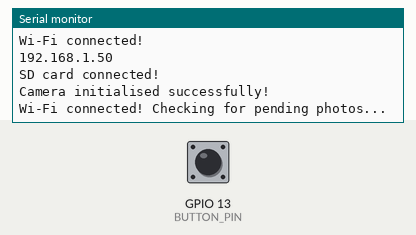
The sketch below on a simulated ESP32. Parts: the last lines printed to the serial monitor. The test bench sets the inputs (shaded band); at power-on: GPIO 13 (BUTTON_PIN) HIGH. WiFi joins after 1.5 s; servers stay silent unless stated; uploads are accepted with an empty reply; storage starts empty; the camera gives no picture; not simulated (calls return 0 or success): secrets.h.

Above: at 4.0 s.
4.1 s: GPIO 13 (BUTTON_PIN) pulled LOW for 0.15 s
At 5.3 s:
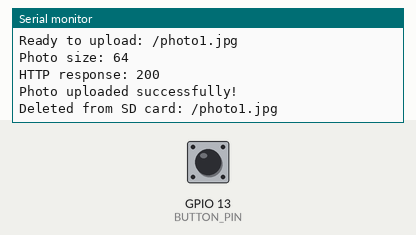
5.7 s: GPIO 13 (BUTTON_PIN) pulled LOW for 1 s
At 6.0 s:
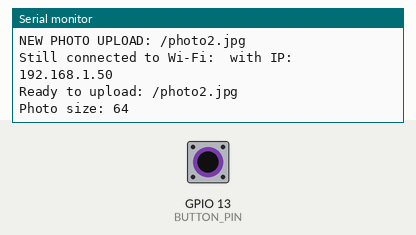
8.2 s: GPIO 13 (BUTTON_PIN) pulled LOW for 0.15 s
At 9.6 s:
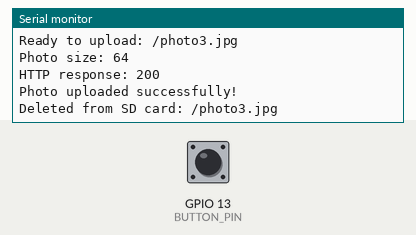

The sketch:

esp32.ino
```cpp
//Arduino uses c++


//LIBRARIES
#include "esp_camera.h" //existing library for esp32 cam module
#include <WiFi.h> //existing library for wifi connection
#include "secrets.h" //include the secrets.h file that contains the wifi credentials

#include "SD_MMC.h" //library interface for communicating with SD cards

#include "FS.h" //library for file system operations, such as reading and writing files on the SD card

#include "HTTPClient.h" //library for making HTTP requests to a server, such as sending data or receiving data from a web API

#include <WiFiClientSecure.h> // library for establishing secure HTTPS connections over Wi-Fi, allowing the ESP32 to communicate with servers using SSL/TLS encryption


//CAMERA PIN DEFINITIONS
// Camera pin connections for an AI Thinker-style ESP32-CAM
#define PWDN_GPIO_NUM     32
#define RESET_GPIO_NUM    -1
#define XCLK_GPIO_NUM      0
#define SIOD_GPIO_NUM     26
#define SIOC_GPIO_NUM     27

#define Y9_GPIO_NUM       35
#define Y8_GPIO_NUM       34
#define Y7_GPIO_NUM       39
#define Y6_GPIO_NUM       36
#define Y5_GPIO_NUM       21
#define Y4_GPIO_NUM       19
#define Y3_GPIO_NUM       18
#define Y2_GPIO_NUM        5

#define VSYNC_GPIO_NUM    25
#define HREF_GPIO_NUM     23
#define PCLK_GPIO_NUM     22


//GLOBAL VARIABLES
//This creates a constant named BUTTON_PIN with the value 13.
const int BUTTON_PIN = 13;
//Global variable to keep track of the photo number
int photoNumber = 1;
// Global variable to keep track of Wi-Fi connection status
bool wasWifiConnected = false;


//FUNCTIONS
//FUNCTION - LIST PHOTOS
//function to list all the photos on the SD card, prints the names of all files in the root directory of the SD card to the serial monitor.
void listPhotos() {
  File root = SD_MMC.open("/");

  File file = root.openNextFile();

  while (file) {
    //only print the name of the file if it is not a directory and has a .jpg extension
    if (!file.isDirectory() && String(file.name()).endsWith(".jpg")) {
      Serial.println(file.name());
    }
    file.close();
    file = root.openNextFile();
  }

  root.close();
}


//FUNCTION - UPLOAD PHOTO
//function which is called after the photo is taken, if no wifi, stays on sd card as already done, else opens file
// creates a fucntion that accepts a filename
void uploadPhoto(String filename) {

  // Only attempt uploads when connected to Wi-Fi
  if (WiFi.status() != WL_CONNECTED) {
    Serial.println("No Wi-Fi. Photo stays on SD card.");
    return;
  }
String wifiName = WiFi.SSID();
String ipName = WiFi.localIP().toString();
Serial.println("Still connected to Wi-Fi: " + wifiName + " with IP: " + ipName);

  // Open an existing photo from the SD card
  // Opens one specific photo from the SD card, using the filename provided as an argument to the function.
  File file = SD_MMC.open(filename, FILE_READ);

  if (!file) {
    Serial.println("Could not open photo!");
    return;
  }

  Serial.print("Ready to upload: ");
  Serial.println(filename);
  Serial.print("Photo size: ");
  Serial.println(file.size());


//Send the photo to the Supabase Edge Function using an HTTP POST request
// Create a secure HTTPS connection
WiFiClientSecure client;
client.setInsecure();  // Testing only: skips certificate verification

HTTPClient http;

// Connect to our Supabase Edge Function
if (!http.begin(client, SUPABASE_UPLOAD_URL)) {
  Serial.println("Could not start HTTP connection.");
  file.close();
  return;
}

// Add the headers expected by our Edge Function
http.addHeader("Content-Type", "image/jpeg");
http.addHeader("x-device-token", DEVICE_UPLOAD_TOKEN);

// Send the JPEG bytes directly from the SD card
int responseCode = http.sendRequest("POST", &file, file.size());

// Check Supabase's response
Serial.print("HTTP response: ");
Serial.println(responseCode);

if (responseCode == 200) {
  Serial.println("Photo uploaded successfully!");
  Serial.println(http.getString());
} else {
  Serial.println("Upload failed. Photo remains on SD card.");
  Serial.println(http.getString());
}

// Close the connections
http.end();
file.close();

// Only delete the local photo if Supabase confirmed success
if (responseCode == 200) {
  if (SD_MMC.remove(filename)) {
    Serial.println("Deleted from SD card: " + filename);
  } else {
    Serial.println("Failed to delete: " + filename);
  }
}

}


//FUNCTION - UPLOAD PENDING PHOTOS
// Upload all JPEG photos currently on the SD card
void uploadPendingPhotos() {

  if (WiFi.status() != WL_CONNECTED) {
    return;
  }

  while (true) {

    File root = SD_MMC.open("/");
    File file = root.openNextFile();

    String filename = "";

    // Find the first JPEG
    while (file) {

      if (!file.isDirectory() && String(file.name()).endsWith(".jpg")) {
        filename = "/" + String(file.name());
        file.close();
        break;
      }

      file.close();
      file = root.openNextFile();
    }

    root.close();

    // No more photos to upload
    if (filename == "") {
      break;
    }
Serial.println("PENDING PHOTO UPLOAD: " + filename);
    uploadPhoto(filename);

    // Stop if the photo is still there (upload or deletion failed)
    if (SD_MMC.exists(filename)) {
      Serial.println("Photo still pending. Stopping retries.");
      break;
    }
  }
}


//FUNCTION - TAKE PHOTO
//function to take a photo, save it to the SD card, and then upload it to
void takePhoto(){
  // Discard the first frame, which may be stale
  camera_fb_t *photo = esp_camera_fb_get();

  if (photo != nullptr) {
    esp_camera_fb_return(photo);
  }

  // Capture a fresh frame
  photo = esp_camera_fb_get();

  if (photo == nullptr) {
    Serial.println("Photo capture failed!");
    return;
  }

  //Create variable of filename to save photo to SD card.
  String filename = "/photo" + String(photoNumber) + ".jpg";
  // Keep increasing the number until we find an unused filename, will not overwrite even after resetting
  while (SD_MMC.exists(filename)) {
    photoNumber++;
    filename = "/photo" + String(photoNumber) + ".jpg";
  }
  // Open a file on the SD carD
  //creates a variable representing a file on the SD card, and opens it for writing. The file is named "photo(number).jpg" and is located in the root directory of the SD card.
  File file = SD_MMC.open(filename, FILE_WRITE);

  if (!file) {
    Serial.println("Failed to open file!");
    esp_camera_fb_return(photo);
    return;
  }

  // Write the photo data into the file
  file.write(photo->buf, photo->len);

  // Close the file
  file.close();

  //increment the photo number for the next photo
  photoNumber++;

  //you're returning the memory buffer to the camera driver, meaning the photograph is no longer available for your program to use.
  //fine for testing, but we'll need to send the photograph somewhere before returning the buffer.
  esp_camera_fb_return(photo);

  Serial.println(filename + " saved to SD card!");
Serial.println("NEW PHOTO UPLOAD: " + filename);
  uploadPhoto(filename);

};


//FUNCTION - SETUP
//setup() runs ONCE when the ESP32 is powered on or reset
void setup() {
  Serial.begin(115200);
  Serial.println("Starting camera...");
  delay(1000);


  //INPUT_PULLUP tells the ESP32 to treat GPIO 13 as an input and use its internal pull-up resistor.
  //this means button pressed = low and button released = high. This is because the internal pull-up resistor connects the pin to a high voltage level when the button is not pressed, and when the button is pressed, it connects the pin to ground (low voltage level).
  pinMode(BUTTON_PIN, INPUT_PULLUP);

  // Try connecting to Wi-Fi for up to 5 seconds, then continue offline
  WiFi.begin(WIFI_SSID, WIFI_PASSWORD); //.begin() is a function provided by the WiFi library that intiises the wifi connection.
  Serial.print("Connecting to Wi-Fi");

  //attempts 10 times every 0.5s
  int attempts = 0;

  while (WiFi.status() != WL_CONNECTED && attempts < 10) {
    delay(500);
    Serial.print(".");
    attempts++;
  }


  Serial.println();


  if (WiFi.status() == WL_CONNECTED) {
   Serial.println("Wi-Fi connected!");
   Serial.println(WiFi.localIP());
  }
  else {
    Serial.println("No Wi-Fi available. Continuing offline...");
  }


//SD_MMC.begin() = function provided by the SD_MMC library that initializes the SD card interface and mounts the file system on the SD card.
  if (SD_MMC.begin("/sdcard", true)) {
      Serial.println("SD card connected!");
      listPhotos(); //runs function to list all photos on SD, once SD card is connected succefully
  }
  else {
  Serial.println("SD card failed!");
  }


  // Create a configuration object for the camera
  //camera_config_t is a predefined struct (structure) = data structure by the esp32 camera library, holds many different settings may include some ints some bools etc.
  //config is the variable name
  //{} is the initilaizer list, everything = 0 or false.
  camera_config_t config = {};

  // Tell the camera driver which pins to use
  config.pin_pwdn = PWDN_GPIO_NUM;
  config.pin_reset = RESET_GPIO_NUM;
  config.pin_xclk = XCLK_GPIO_NUM;
  config.pin_sccb_sda = SIOD_GPIO_NUM;
  config.pin_sccb_scl = SIOC_GPIO_NUM;

  config.pin_d7 = Y9_GPIO_NUM;
  config.pin_d6 = Y8_GPIO_NUM;
  config.pin_d5 = Y7_GPIO_NUM;
  config.pin_d4 = Y6_GPIO_NUM;
  config.pin_d3 = Y5_GPIO_NUM;
  config.pin_d2 = Y4_GPIO_NUM;
  config.pin_d1 = Y3_GPIO_NUM;
  config.pin_d0 = Y2_GPIO_NUM;

  config.pin_vsync = VSYNC_GPIO_NUM;
  config.pin_href = HREF_GPIO_NUM;
  config.pin_pclk = PCLK_GPIO_NUM;

  // Camera settings
  config.xclk_freq_hz = 20000000;
  config.ledc_timer = LEDC_TIMER_0;
  config.ledc_channel = LEDC_CHANNEL_0;
  config.pixel_format = PIXFORMAT_JPEG;
  config.frame_size = FRAMESIZE_VGA; // sets the frame size to 640*480 pixels (VGA resolution)
  config.jpeg_quality = 12;
  config.fb_count = 1;

  // Initialise the camera - the driver uses these settings to initialise cam hardware and return a status code
  // esp_err_t is a data type provided by the lib to store error/status codes = ESP_OK = 0, ESP_FAIL = -1, etc.
  //result = variable
  //esp_camera_init() is a function provided by the library that initaises camera with our redefiend settings = the variable = config
  //comfig is the variable, and &config gives the address of the variable config

  esp_err_t result = esp_camera_init(&config);

  if (result != ESP_OK) {
    Serial.printf("Camera failed: 0x%x\n", result);
    return;
  }

  Serial.println("Camera initialised successfully!");


}


//LOOP - BUTTON PRESS DETECTION
// loop() runs REPEATEDLY while the ESP32 is powered on
void loop() {


  bool wifiConnected = (WiFi.status() == WL_CONNECTED);

  if (wifiConnected && !wasWifiConnected) {
    Serial.println("Wi-Fi connected! Checking for pending photos...");
    uploadPendingPhotos();
  }

  wasWifiConnected = wifiConnected;


      //digitalRead() = function that detects whether a GPIO pin is high or low
      if (digitalRead(BUTTON_PIN) == LOW) {
        //Serial.println("Button pressed!");
        takePhoto();
        while (digitalRead(BUTTON_PIN) == LOW) { //improved code to prevent multiple photos being taken
          delay(10);
        }
      }

  }
```

Measured:
- after the input at 4.1 s, the serial monitor: prints a new line after 0.13 s (image 1)
- after the input at 5.7 s, the serial monitor: prints a new line after 0.13 s (image 2)
- after the input at 8.2 s, the serial monitor: prints a new line after 0.13 s (image 3)
